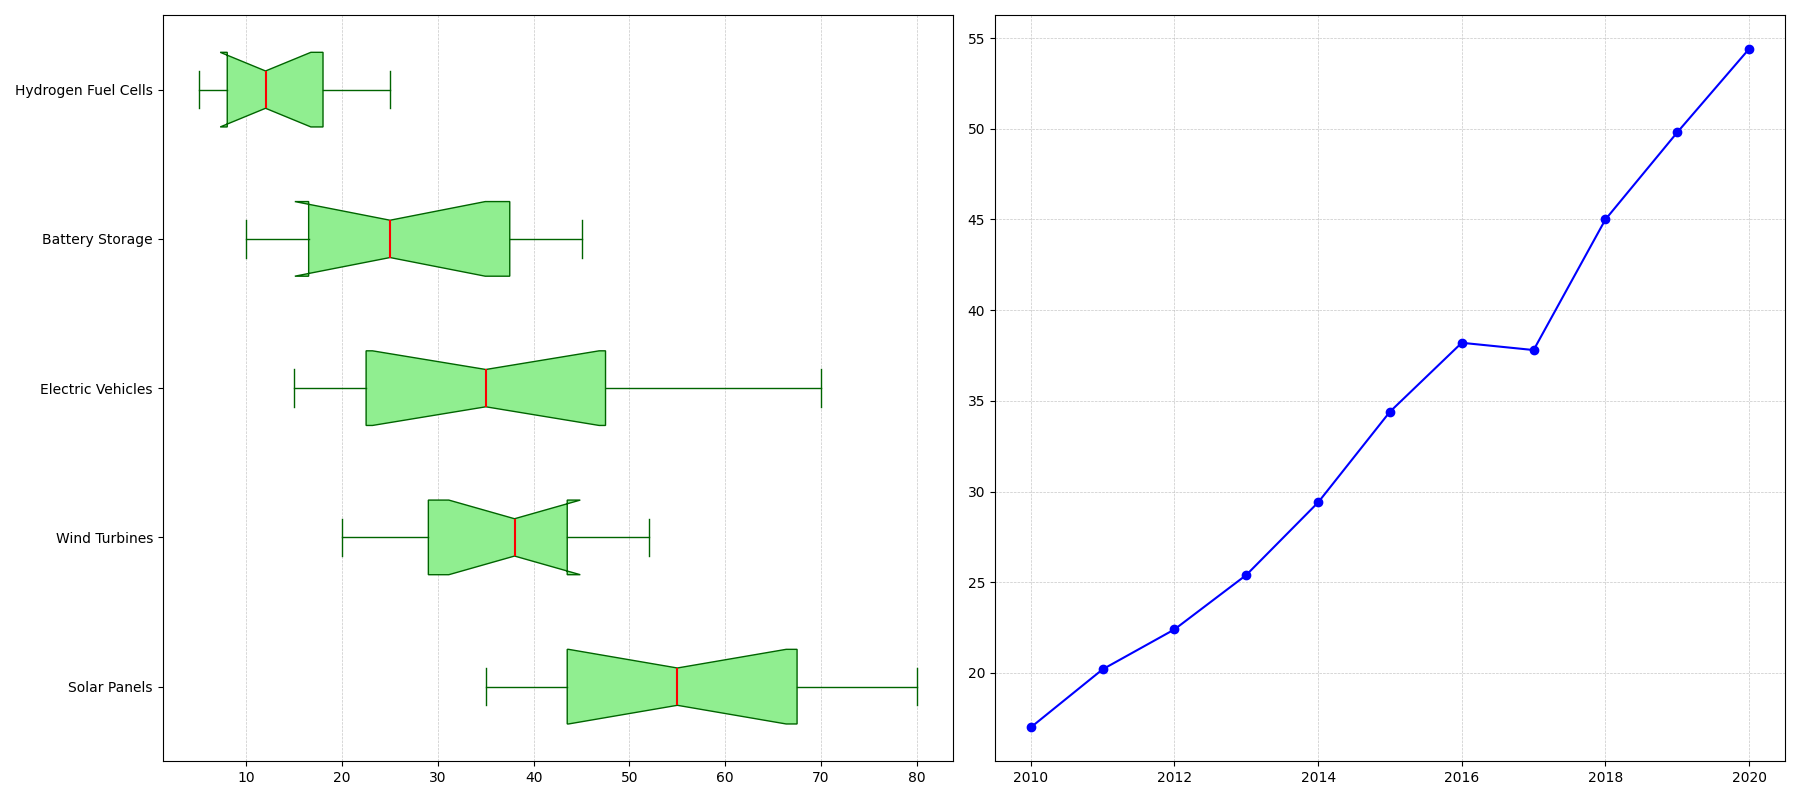

This chart was generated by the following Python code:
import matplotlib.pyplot as plt
import numpy as np

categories = ['Solar Panels', 'Wind Turbines', 'Electric Vehicles', 'Battery Storage', 'Hydrogen Fuel Cells']

solar_panels_sales = [35, 40, 42, 45, 50, 60, 65, 55, 70, 75, 80]
wind_turbines_sales = [20, 25, 28, 30, 35, 40, 42, 38, 45, 50, 52]
electric_vehicles_sales = [15, 18, 20, 25, 30, 35, 40, 45, 50, 60, 70]
battery_storage_sales = [10, 12, 15, 18, 22, 25, 30, 35, 40, 42, 45]
hydrogen_fuel_cells_sales = [5, 6, 7, 9, 10, 12, 14, 16, 20, 22, 25]

sales_data = [solar_panels_sales, wind_turbines_sales, electric_vehicles_sales,
              battery_storage_sales, hydrogen_fuel_cells_sales]

average_sales = np.mean([solar_panels_sales, wind_turbines_sales, electric_vehicles_sales,
                         battery_storage_sales, hydrogen_fuel_cells_sales], axis=0)
years = list(range(2010, 2020 + 1))

fig, (ax1, ax2) = plt.subplots(1, 2, figsize=(18, 8))

ax1.boxplot(sales_data, patch_artist=True, notch=True, vert=False,
            boxprops=dict(facecolor='lightgreen', color='darkgreen'),
            whiskerprops=dict(color='darkgreen'),
            capprops=dict(color='darkgreen'),
            medianprops=dict(color='red', linewidth=1.5))

colors = ['lightcoral', 'lightblue', 'lightpink', 'palegreen', 'khaki']
for patch, color in zip(ax1.artists, colors):
    patch.set_facecolor(color)

ax1.grid(True, linestyle='--', linewidth=0.5, alpha=0.7, axis='x')
ax1.set_yticklabels(categories)

ax2.plot(years, average_sales, marker='o', linestyle='-', color='blue')

ax2.grid(True, linestyle='--', linewidth=0.5, alpha=0.7)

plt.tight_layout()
plt.show()
